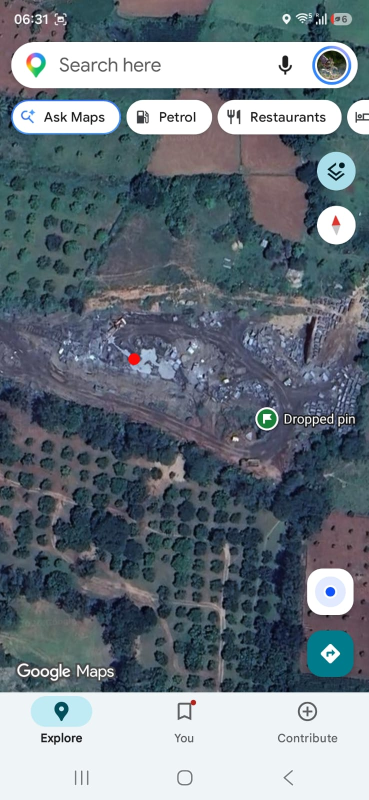
#> input picture dataset/site/satellite_google_maps_client_2026-09-11.jpg, 738 x 1600 px, found by its file name (shown at 1/2 size)
$ python orientation_figure.py
#> lines starting #> are read from the running program, lines starting #| are printed output that depends on the picture
"""figs/ORIENTATION_evidence.png: the satellite view and four registered photographs with the reasoning under each
(see ORIENTATION.md). Inputs: dataset/site/satellite_google_maps_client_2026-09-11.jpg (client screenshot, north up)
and figs/REPROJ_<blk>_<photo>.jpg from scripts/verify_reproject.py."""
import matplotlib; matplotlib.use('Agg'); import matplotlib.pyplot as plt, textwrap
from PIL import Image
OUT = 'D:/code_ws/outputs/2026-09-09/gpr_raw_audit'
panels = [(OUT + '/dataset/site/satellite_google_maps_client_2026-09-11.jpg', 'Satellite view (client, Google Maps, north up)',
           'The pit runs east-west. The ramp track leaves along the NORTH rim at the EAST end (top right); the large tan cut face is at the east end; the red dot marks the benches.'),
          (OUT + '/figs/REPROJ_B_20260819_181244.jpg', 'Block B, photo 181244: camera at grid (7.3, -1.6) looking along grid +y',
           'Pose from the registration; the drawn lattice fits the paint. The ramp climbs the LEFT wall; tan face and excavator ahead. Facing east, the left wall is north, so +y = EAST on B; B is right-handed, so +x is south and B0 is the north-western corner.'),
          (OUT + '/figs/REPROJ_B_20260819_180430.jpg', 'Block B, photo 180430: camera at grid (-0.8, 8.0) looking toward B0 (bearing 146 deg)',
           'The registered origin (yellow) is the far corner, the client\'s red dot. The painted B1 is by the camera; the tall sawn wall is at +x (south); the bench with the white lattice beyond B0 is Block A, to the west.'),
          (OUT + '/figs/REPROJ_A_20260819_113557.jpg', 'Block A, photo 113557: camera at grid (-3.1, 3.0) looking along grid +x',
           'The same ramp on the LEFT, the same tan face and excavator ahead, so +x = EAST on A. A is left-handed with z up, so +y is south and A0 is the north-western corner.'),
          (OUT + '/figs/REPROJ_C_20260819_182338.jpg', 'Block C, photo 182338: camera at grid (-2.4, 5.3) looking along grid +x',
           'Ramp on the LEFT, tan face ahead, so +x = EAST on C. C is left-handed, so +y is south and C0 is the north-western corner.')]
fig = plt.figure(figsize=(30, 11.5))
gs = fig.add_gridspec(2, 5, height_ratios=[8.2, 2.6], hspace=0.04, wspace=0.03, left=0.01, right=0.99, top=0.93, bottom=0.01)
for i, (p, head, body) in enumerate(panels):
    ax = fig.add_subplot(gs[0, i]); im = Image.open(p); im.thumbnail((1000, 1200)); ax.imshow(im); ax.axis('off')
#> further down, im is the input picture: PIL image 738x1600 RGB; mean R, G, B 110, 121, 129.8
#> after `im.thumbnail((1000, 1200))`:
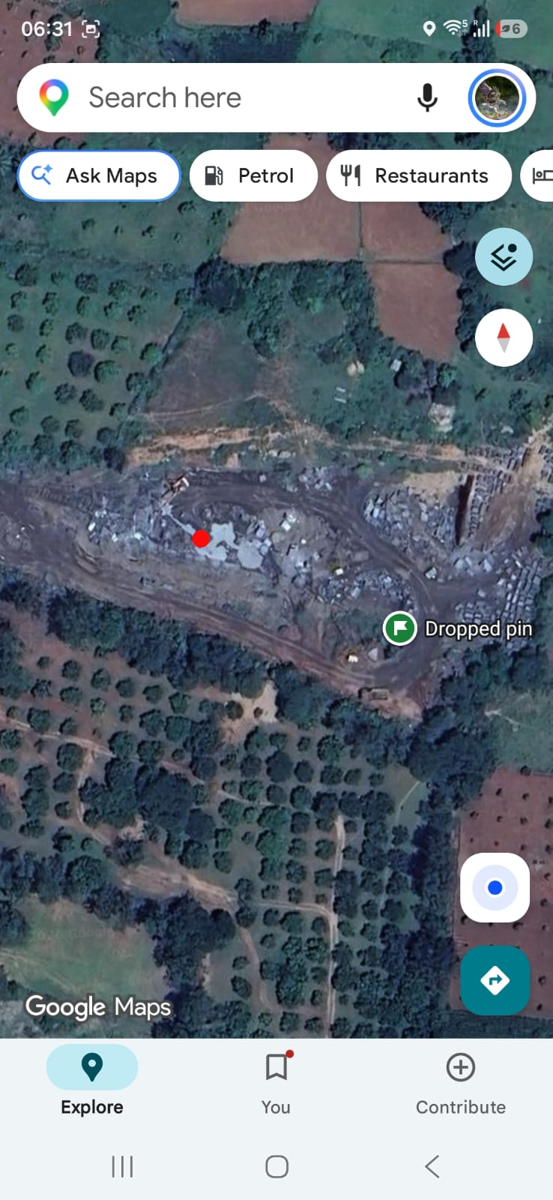
#> im: PIL image 553x1200 RGB; mean R, G, B 110, 121, 129.8
#> (the run stopped early here; a loop or call above may not have finished)
